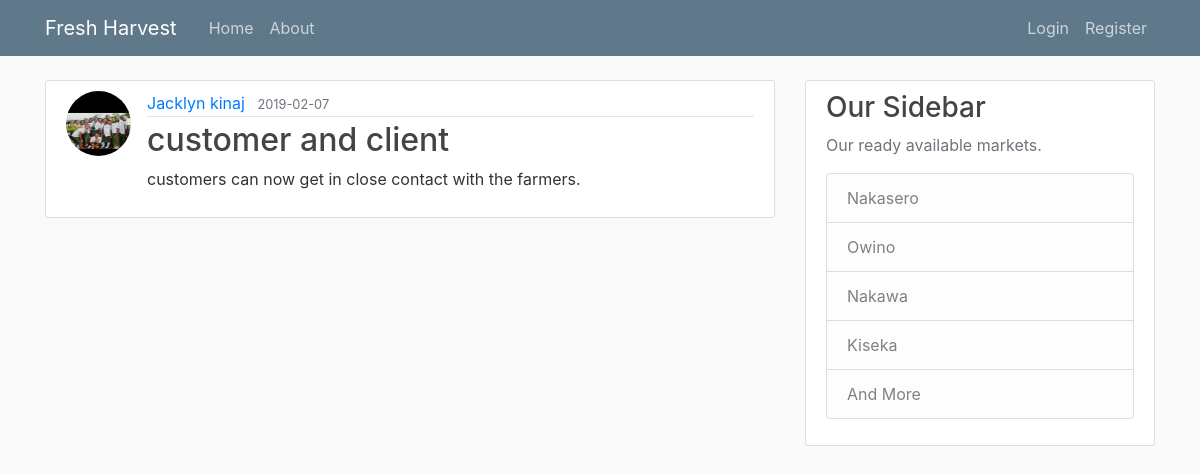
Screenshot of /post/2 with the database file from the repository.
### flaskblog/models.py (models this page shows, shortened)
class User(db.Model, UserMixin):
    id = db.Column(db.Integer, primary_key=True)
    username = db.Column(db.String(20), unique=True, nullable=False)
    email = db.Column(db.String(120), unique=True, nullable=False)
    image_file = db.Column(db.String(20), nullable=False, default='default.jpg')
    password = db.Column(db.String(60), nullable=False)
    posts = db.relationship('Post', backref='author', lazy=True)

class Post(db.Model):
    id = db.Column(db.Integer, primary_key=True)
    title = db.Column(db.String(100), nullable=False)
    date_posted = db.Column(db.DateTime, nullable=False, default=datetime.utcnow)
    content = db.Column(db.Text, nullable=False)
    user_id = db.Column(db.Integer, db.ForeignKey('user.id'), nullable=False)

### flaskblog/routes.py (the view)
@app.route("/post/<int:post_id>")
def post(post_id):
    post = Post.query.get_or_404(post_id)
    return render_template('post.html', title=post.title, post=post)

### flaskblog/templates/post.html (shortened to what this page needs)
{% extends "layout.html" %}
{% block content %}
  <article class="media content-section">
    <img class="rounded-circle article-img" src="{{ url_for('static', filename='profile_pics/' + post.author.image_file) }}">
    <div class="media-body">
      <div class="article-metadata">
        <a class="mr-2" href="{{ url_for('user_posts', username=post.author.username) }}">{{ post.author.username }}</a>
        <small class="text-muted">{{ post.date_posted.strftime('%Y-%m-%d') }}</small>
      </div>
      <h2 class="article-title">{{ post.title }}</h2>
      <p class="article-content">{{ post.content }}</p>
    </div>
  </article>
{% endblock content %}

### flaskblog/static/main.css (style rules this page uses)
body { background: #fafafa; color: #333333; margin-top: 5rem; }
h1, h2, h3, h4, h5, h6 { color: #444444; }
.content-section { background: #ffffff; padding: 10px 20px; border: 1px solid #dddddd; border-radius: 3px; margin-bottom: 20px; }
.article-title { color: #444444; }
.article-content { white-space: pre-line; }
.article-img { height: 65px; width: 65px; margin-right: 16px; }
.article-metadata { padding-bottom: 1px; margin-bottom: 4px; border-bottom: 1px solid #e3e3e3 }

### rows the page displays
User: image_file (picture), author.username "Jacklyn kinaj"
Post: date_posted "2019-02-07", title "customer and client", content "customers can now get in close contact with the farmers."
